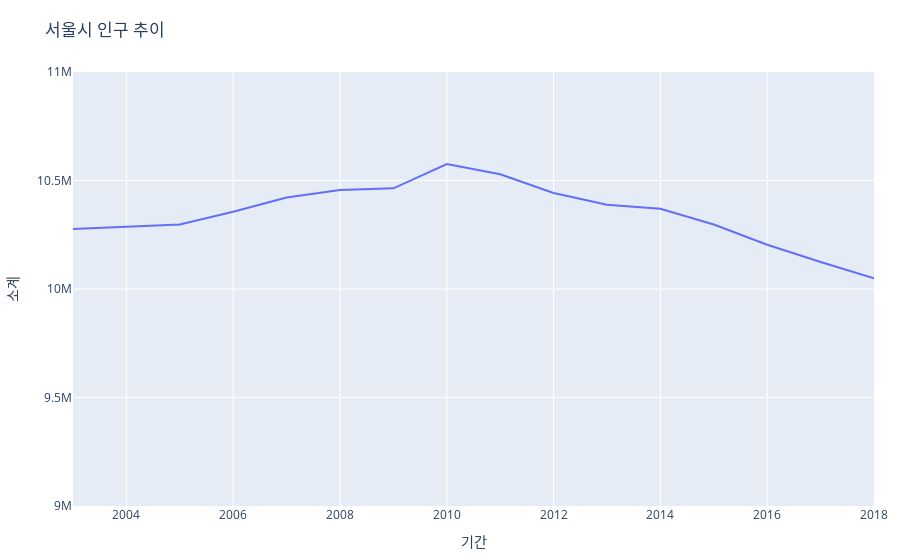

This figure's notebook cell:
### Code cell
fig = px.line(pop, x='기간', y='소계')
fig.update_layout(
    margin={"r":16,"t":72,"l":16,"b":16},
    title=f"서울시 인구 추이",
    height=480,
    yaxis=dict(range=[9*1e6,11*1e6])
)
fig.show()

### Figure 1 — Plotly figure (JSON) as saved in the notebook; plotly's stock layout.template omitted (floating-point values rounded to 4 significant figures)
{"data": [{"hovertemplate": "기간=%{x}<br>소계=%{y}<extra></extra>", "legendgroup": "", "line": {"color": "#636efa", "dash": "solid"}, "mode": "lines", "name": "", "orientation": "h", "showlegend": false, "type": "scatter", "x": [2003, 2004, 2005, 2006, 2007, 2008, 2009, 2010, 2011, 2012, 2013, 2014, 2015, 2016, 2017, 2018], "xaxis": "x", "y": ["10,276,968", "10,287,847", "10,297,004", "10,356,202", "10,421,782", "10,456,034", "10,464,051", "10,575,447", "10,528,774", "10,442,426", "10,388,055", "10,369,593", "10,297,138", "10,204,057", "10,124,579", "10,049,607"], "yaxis": "y"}], "layout": {"autosize": true, "legend": {"tracegroupgap": 0}, "margin": {"b": 16, "l": 16, "r": 16, "t": 72}, "title": {"text": "서울시 인구 추이"}, "xaxis": {"anchor": "y", "autorange": true, "domain": [0, 1], "range": [2003, 2018], "title": {"text": "기간"}, "type": "linear"}, "yaxis": {"anchor": "x", "domain": [0, 1], "range": [9000000, 11000000], "title": {"text": "소계"}}}}
